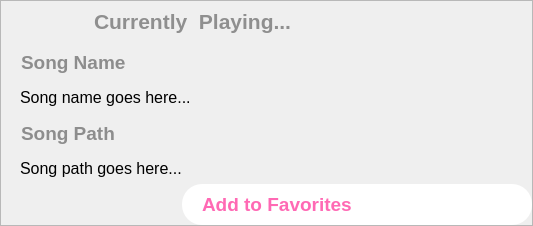
                    <widget class="QFrame" name="frame_2">
                     <property name="styleSheet">
                      <string notr="true">#frame_2 {
    border: 2px solid #aaa;
    border-radius: 12px;
}</string>
                     </property>
                     <property name="frameShape">
                      <enum>QFrame::StyledPanel</enum>
                     </property>
                     <property name="frameShadow">
                      <enum>QFrame::Raised</enum>
                     </property>
                     <layout class="QVBoxLayout" name="verticalLayout_14">
                      <property name="spacing">
                       <number>0</number>
                      </property>
                      <property name="leftMargin">
                       <number>0</number>
                      </property>
                      <property name="topMargin">
                       <number>0</number>
                      </property>
                      <property name="rightMargin">
                       <number>0</number>
                      </property>
                      <property name="bottomMargin">
                       <number>0</number>
                      </property>
                      <item>
                       <layout class="QHBoxLayout" name="horizontalLayout_11">
                        <property name="spacing">
                         <number>0</number>
                        </property>
                        <property name="rightMargin">
                         <number>0</number>
                        </property>
                        <item>
                         <widget class="QLabel" name="label_2">
                          <property name="minimumSize">
                           <size>
                            <width>61</width>
                            <height>41</height>
                           </size>
                          </property>
                          <property name="maximumSize">
                           <size>
                            <width>61</width>
                            <height>41</height>
                           </size>
                          </property>
                          <property name="text">
                           <string/>
                          </property>
                          <property name="pixmap">
                           <pixmap resource="resource.qrc">:/icons/icons/current-music.png</pixmap>
                          </property>
                          <property name="scaledContents">
                           <bool>true</bool>
                          </property>
                         </widget>
                        </item>
                        <item>
                         <widget class="QLabel" name="label_7">
                          <property name="minimumSize">
                           <size>
                            <width>421</width>
                            <height>41</height>
                           </size>
                          </property>
                          <property name="maximumSize">
                           <size>
                            <width>421</width>
                            <height>41</height>
                           </size>
                          </property>
                          <property name="font">
                           <font>
                            <family>Arial</family>
                            <pointsize>16</pointsize>
                            <weight>75</weight>
                            <bold>true</bold>
                           </font>
                          </property>
                          <property name="styleSheet">
                           <string notr="true">color: #8f8f8f</string>
                          </property>
                          <property name="text">
                           <string>Currently  Playing...</string>
                          </property>
                         </widget>
                        </item>
                       </layout>
                      </item>
                      <item>
                       <layout class="QVBoxLayout" name="verticalLayout_13">
                        <item>
                         <widget class="QLabel" name="label_8">
                          <property name="minimumSize">
                           <size>
                            <width>481</width>
                            <height>40</height>
                           </size>
                          </property>
                          <property name="maximumSize">
                           <size>
                            <width>481</width>
                            <height>40</height>
                           </size>
                          </property>
                          <property name="font">
                           <font>
                            <family>Arial</family>
                            <pointsize>14</pointsize>
                            <weight>75</weight>
                            <bold>true</bold>
                           </font>
                          </property>
                          <property name="styleSheet">
                           <string notr="true">color: rgb(141, 141, 141);
padding-left: 15px;</string>
                          </property>
                          <property name="text">
                           <string>Song Name</string>
                          </property>
                         </widget>
                        </item>
                        <item>
                         <widget class="QLabel" name="current_song_name_label">
                          <property name="minimumSize">
                           <size>
                            <width>481</width>
                            <height>31</height>
                           </size>
                          </property>
                          <property name="maximumSize">
                           <size>
                            <width>481</width>
                            <height>31</height>
                           </size>
                          </property>
                          <property name="font">
                           <font>
                            <family>Arial</family>
                            <pointsize>12</pointsize>
                            <weight>50</weight>
                            <bold>false</bold>
                           </font>
                          </property>
                          <property name="styleSheet">
                           <string notr="true">padding-left: 15px;</string>
                          </property>
                          <property name="text">
                           <string>Song name goes here...</string>
                          </property>
                         </widget>
                        </item>
                        <item>
                         <widget class="QLabel" name="label11">
                          <property name="minimumSize">
                           <size>
                            <width>481</width>
                            <height>40</height>
                           </size>
                          </property>
                          <property name="maximumSize">
                           <size>
                            <width>481</width>
                            <height>40</height>
                           </size>
                          </property>
                          <property name="font">
                           <font>
                            <family>Arial</family>
                            <pointsize>14</pointsize>
                            <weight>75</weight>
                            <bold>true</bold>
                           </font>
                          </property>
                          <property name="styleSheet">
                           <string notr="true">color: rgb(141, 141, 141);
padding-left: 15px;</string>
                          </property>
                          <property name="text">
                           <string>Song Path</string>
                          </property>
                         </widget>
                        </item>
                        <item>
                         <widget class="QLabel" name="current_song_path_label">
                          <property name="minimumSize">
                           <size>
                            <width>531</width>
                            <height>31</height>
                           </size>
                          </property>
                          <property name="maximumSize">
                           <size>
                            <width>531</width>
                            <height>31</height>
                           </size>
                          </property>
                          <property name="font">
                           <font>
                            <family>Arial</family>
                            <pointsize>12</pointsize>
                           </font>
                          </property>
                          <property name="styleSheet">
                           <string notr="true">padding-left: 15px
</string>
                          </property>
                          <property name="text">
                           <string>Song path goes here...</string>
                          </property>
                         </widget>
                        </item>
                        <item>
                         <layout class="QHBoxLayout" name="horizontalLayout_14">
                          <item>
                           <spacer name="horizontalSpacer_14">
                            <property name="orientation">
                             <enum>Qt::Horizontal</enum>
                            </property>
                            <property name="sizeHint" stdset="0">
                             <size>
                              <width>40</width>
                              <height>20</height>
                             </size>
                            </property>
                           </spacer>
                          </item>
                          <item>
                           <widget class="QPushButton" name="add_to_fav_btn">
                            <property name="minimumSize">
                             <size>
                              <width>350</width>
                              <height>41</height>
                             </size>
                            </property>
                            <property name="maximumSize">
                             <size>
                              <width>350</width>
                              <height>41</height>
                             </size>
                            </property>
                            <property name="font">
                             <font>
                              <family>Arial</family>
                              <pointsize>14</pointsize>
                              <weight>75</weight>
                              <bold>true</bold>
                             </font>
                            </property>
                            <property name="styleSheet">
                             <string notr="true">QPushButton {
    color: #ff69b4; /* 粉紅字 */
    background: #ffffff; /* 白底 */
    border-radius: 20px; /* 圓角 */
    padding: 10px 20px; /* 增加內邊距 */
    text-align: left; /* 字體靠左 */
    padding-left: 20px; /* 加一點左邊空間 */
}

/* 滑鼠移上去：灰底粉紅字 */
QPushButton:hover {
    background: #cccccc;
    color: #ff69b4;
}

/* 按下時：深灰底粉紅字 */
QPushButton:pressed {
    background: #888888;
    color: #ff69b4;
}
</string>
                            </property>
                            <property name="text">
                             <string>Add to Favorites</string>
                            </property>
                            <property name="icon">
                             <iconset resource="resource.qrc">
                              <normaloff>:/icons/icons/like.png</normaloff>:/icons/icons/like.png</iconset>
                            </property>
                            <property name="iconSize">
                             <size>
                              <width>30</width>
                              <height>30</height>
                             </size>
                            </property>
                           </widget>
                          </item>
                         </layout>
                        </item>
                       </layout>
                      </item>
                     </layout>
                    </widget>
